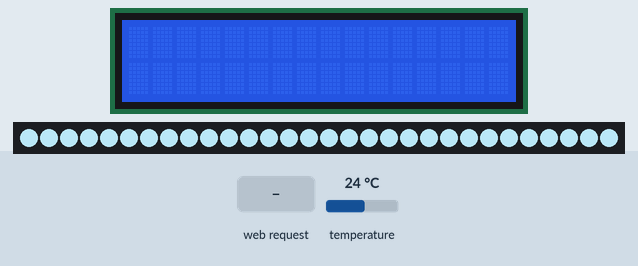
Bench run of a sketch on a simulated ESP32. Parts: 16×2 character LCD, 30 RGB LEDs in strip order, left to right. The inputs (shaded band) are chosen by the test bench; at power-on: temperature 24 °C. Dim RGB values are drawn brighter than linear; the local clock reads 2024-03-15 10:24:30 at power-on unless the sketch sets it; what the sketch prints to the serial monitor is not drawn.

Above: at 1.2 s.
1.3 s: temperature set to 25.1 °C
6.0 s: temperature set to 26.5 °C
7.8 s: HTTP request GET /config?peixe=neon received
At 10.1 s:
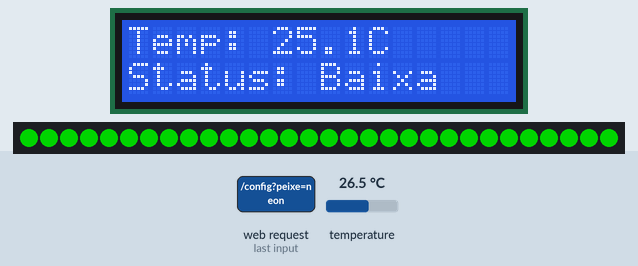
12.5 s: HTTP request GET /config?peixe=betta received
At 13.8 s:
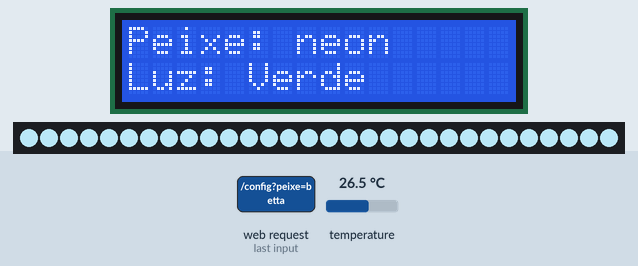
17.2 s: HTTP request GET /config?peixe=oscar received
At 18.5 s:
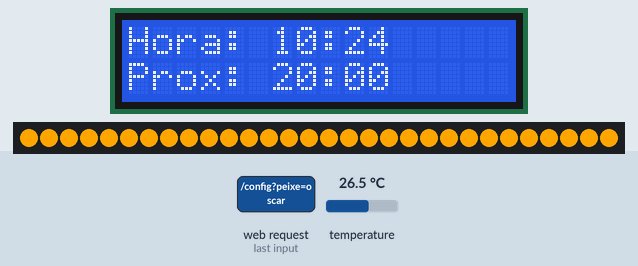
21.9 s: HTTP request GET /config?peixe=1 received
At 27.2 s:
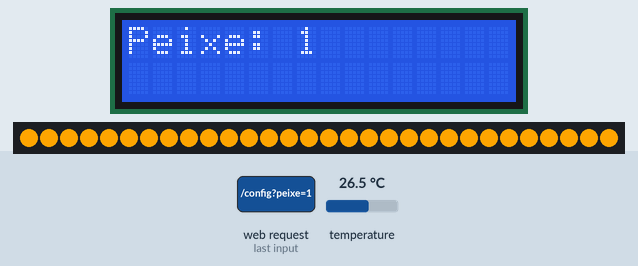
Timing chart, 0 to 27.6 s (numbered marks = the images above; inputs shaded):
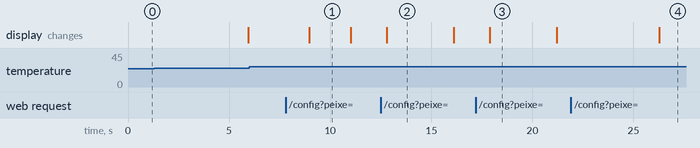

The sketch:

principal.ino
```cpp
// ============================
// PROJETO: Aquário Inteligente com ESP32
// Integrantes: Matheus Muller, Germano Lagana e Vinicius Padilha
// ============================

// Bibliotecas necessárias para cada componente
#include <WiFi.h>                   // Comunicação Wi-Fi
#include <WebServer.h>             // Criação de servidor web
#include <Wire.h>                  // Comunicação I2C
#include <RTClib.h>                // Relógio de tempo real (RTC)
#include <LiquidCrystal_I2C.h>     // Display LCD via I2C
#include <OneWire.h>               // Comunicação OneWire
#include <DallasTemperature.h>     // Sensor de temperatura DS18B20
#include <FastLED.h>               // Controle da fita de LED WS2812B
#include <Stepper.h>               // Controle do motor de passo

// ============================
// CONFIGURAÇÃO DE REDE Wi-Fi (modo AP)
// ============================
const char* ssid = "AQUARIO";
const char* senha = "aquario123";
WebServer server(80);  // Cria um servidor na porta 80

// ============================
// INSTÂNCIAS DOS COMPONENTES
// ============================
LiquidCrystal_I2C lcd(0x27, 16, 2);   // Endereço I2C 0x27, display 16x2
RTC_DS3231 rtc;                       // Relógio de tempo real DS3231

// Motor de passo 28BYJ-48 (sequência de pinos)
#define in1 25
#define in2 26
#define in3 27
#define in4 14
Stepper motor(2048, in1, in3, in2, in4);  // 2048 passos por volta

// Sensor de temperatura DS18B20
#define ONE_WIRE_BUS 32
OneWire oneWire(ONE_WIRE_BUS);
DallasTemperature sensors(&oneWire);

// Fita de LED WS2812B
#define DATA_PIN 5
#define NUM_LEDS 30
CRGB leds[NUM_LEDS];

// ============================
// VARIÁVEIS GLOBAIS
// ============================
String peixeSelecionado = "betta";
float temperaturaAtual = 0.0;
bool motorAtivadoHoje = false;
String modoIluminacao = "com_luz";

int alimentacoesDia = 2;
int horarios[3][2] = {{8, 0}, {20, 0}, {23, 0}};  // Horários de alimentação

unsigned long tempoAnterior = 0;
int telaAtual = 0;  // Tela atual exibida no LCD

// ============================
// CONFIGURAÇÃO DO PEIXE ESCOLHIDO
// ============================
void configurarPeixe(String peixe) {
  peixeSelecionado = peixe;

  // Configura cor da fita de LED e número de alimentações
  if (peixe == "betta") {
    fill_solid(leds, NUM_LEDS, CRGB::LightBlue);
    alimentacoesDia = 2;
  } else if (peixe == "neon") {
    fill_solid(leds, NUM_LEDS, CRGB::Green);
    alimentacoesDia = 2;
  } else if (peixe == "oscar") {
    fill_solid(leds, NUM_LEDS, CRGB::Orange);
    alimentacoesDia = 3;
  }
  FastLED.show();  // Atualiza a cor dos LEDs
}

// ============================
// VERIFICA SE A TEMPERATURA ESTÁ IDEAL
// ============================
bool temperaturaIdeal() {
  if (peixeSelecionado == "betta") return temperaturaAtual >= 26 && temperaturaAtual <= 28;
  if (peixeSelecionado == "neon")  return temperaturaAtual >= 22 && temperaturaAtual <= 26;
  if (peixeSelecionado == "oscar") return temperaturaAtual >= 25 && temperaturaAtual <= 27;
  return true;
}

// ============================
// RETORNA STATUS DA TEMPERATURA
// ============================
String statusTemperatura() {
  if (peixeSelecionado == "betta") {
    if (temperaturaAtual < 26) return "Baixa";
    if (temperaturaAtual > 28) return "Alta";
  } else if (peixeSelecionado == "neon") {
    if (temperaturaAtual < 22) return "Baixa";
    if (temperaturaAtual > 26) return "Alta";
  } else if (peixeSelecionado == "oscar") {
    if (temperaturaAtual < 25) return "Baixa";
    if (temperaturaAtual > 27) return "Alta";
  }
  return "OK";
}

// ============================
// CALCULA PRÓXIMA REFEIÇÃO COM BASE NA HORA ATUAL
// ============================
String proximaRefeicao(DateTime agora) {
  for (int i = 0; i < alimentacoesDia; i++) {
    if (agora.hour() < horarios[i][0] || (agora.hour() == horarios[i][0] && agora.minute() < horarios[i][1])) {
      char buffer[6];
      sprintf(buffer, "%02d:%02d", horarios[i][0], horarios[i][1]);
      return String(buffer);
    }
  }
  // Se já passou todas, retorna o primeiro horário do próximo dia
  char buffer[6];
  sprintf(buffer, "%02d:%02d", horarios[0][0], horarios[0][1]);
  return String(buffer);
}

// ============================
// ATUALIZA O DISPLAY LCD DE ACORDO COM A TELA
// ============================
void atualizarLCD(DateTime agora) {
  char linha1[17], linha2[17];
  lcd.clear();

  if (telaAtual == 0) {
    sprintf(linha1, "Hora: %02d:%02d", agora.hour(), agora.minute());
    sprintf(linha2, "Prox: %s", proximaRefeicao(agora).c_str());
  } else if (telaAtual == 1) {
    sprintf(linha1, "Temp: %.1fC", temperaturaAtual);
    sprintf(linha2, "Status: %s", statusTemperatura().c_str());
  } else {
    sprintf(linha1, "Peixe: %s", peixeSelecionado.c_str());
    if (peixeSelecionado == "betta") sprintf(linha2, "Luz: Azul Claro");
    if (peixeSelecionado == "neon")  sprintf(linha2, "Luz: Verde");
    if (peixeSelecionado == "oscar") sprintf(linha2, "Luz: Laranja");
  }

  lcd.setCursor(0, 0); lcd.print(linha1);
  lcd.setCursor(0, 1); lcd.print(linha2);
}

// ============================
// CONSTRÓI A PÁGINA WEB HTML
// ============================
void paginaWeb() {
  String html = R"rawliteral(
    <!DOCTYPE html><html><head><meta charset='utf-8'><title>Aquário Inteligente</title><style>
    body {font-family: Arial; background: #eef; max-width: 700px; margin: auto; padding: 20px;}
    h2 {color: #003366;}
    .card {background: white; padding: 10px; border-radius: 10px; margin-top: 10px; box-shadow: 0 0 6px #999;}
    </style></head><body>
    <h2>Preferências de cada peixe</h2>
    <div class='card'><b>🐠 Betta</b><br>Luz: Azul Claro<br>Temperatura: 26–28°C<br>Alimentação: 2x/dia<br><i>Betta prefere luz suave, simulando águas calmas e tropicais.</i></div>
    <div class='card'><b>🐟 Neon Tetra</b><br>Luz: Verde<br>Temperatura: 22–26°C<br>Alimentação: 2x/dia<br><i>A luz verde simula vegetação densa, ambiente natural para Neon.</i></div>
    <div class='card'><b>🐡 Oscar</b><br>Luz: Laranja<br>Temperatura: 25–27°C<br>Alimentação: 3x/dia<br><i>Oscar vive bem com luz quente, típica de águas barrentas.</i></div>
    <hr>
    <h2>Configurações</h2>
    <label>Peixe selecionado:</label><br>
    <select id='peixe'>
      <option value='betta'>Betta</option>
      <option value='neon'>Neon Tetra</option>
      <option value='oscar'>Oscar</option>
    </select><br><br>
    <label>Ambiente do aquário:</label><br>
    <select id='ambiente'>
      <option value='com_luz'>Recebe luz natural (ex: janela)</option>
      <option value='sem_luz'>Ambiente fechado (ex: quarto)</option>
    </select><br><br>
    <button onclick='enviar()'>Confirmar</button>
    <p id='resposta'></p>
    <script>
      function enviar() {
        let peixe = document.getElementById('peixe').value;
        let ambiente = document.getElementById('ambiente').value;
        fetch('/config?peixe=' + peixe + '&ambiente=' + ambiente)
          .then(r => r.text()).then(d => document.getElementById('resposta').innerText = d);
      }
    </script>
  </body></html>)rawliteral";

  server.send(200, "text/html", html);
}

// ============================
// SETUP: INICIALIZAÇÃO DOS COMPONENTES
// ============================
void setup() {
  Serial.begin(115200);

  // Cria rede Wi-Fi no modo ponto de acesso (AP)
  WiFi.softAP(ssid, senha);
  Serial.println("Rede criada!");
  Serial.println(WiFi.softAPIP());

  // Roteamento das páginas do servidor
  server.on("/", paginaWeb);
  server.on("/config", HTTP_GET, []() {
    if (server.hasArg("peixe")) configurarPeixe(server.arg("peixe"));
    if (server.hasArg("ambiente")) modoIluminacao = server.arg("ambiente");
    server.send(200, "text/plain", "Configurações atualizadas!\nPeixe: " + peixeSelecionado + "\nAmbiente: " + modoIluminacao);
  });
  server.begin();

  // Inicialização dos módulos
  Wire.begin(21, 22);    // I2C nos pinos padrão do ESP32
  rtc.begin();
  lcd.init(); lcd.backlight();
  sensors.begin();
  motor.setSpeed(10);
  FastLED.addLeds<WS2812B, DATA_PIN, GRB>(leds, NUM_LEDS);

  configurarPeixe(peixeSelecionado);
}

// ============================
// LOOP PRINCIPAL
// ============================
void loop() {
  server.handleClient();                  // Lida com requisições da página
  DateTime agora = rtc.now();            // Obtém hora atual do RTC
  sensors.requestTemperatures();         // Solicita leitura de temperatura
  temperaturaAtual = sensors.getTempCByIndex(0);  // Lê temperatura

  // Alterna telas no LCD a cada 5 segundos
  if (millis() - tempoAnterior > 5000) {
    telaAtual = (telaAtual + 1) % 3;
    tempoAnterior = millis();
    atualizarLCD(agora);
  }

  // Verifica se é hora de alimentar o peixe
  for (int i = 0; i < alimentacoesDia; i++) {
    if (agora.hour() == horarios[i][0] && agora.minute() == horarios[i][1] && agora.second() == 0 && !motorAtivadoHoje) {
      motor.step(2048 * 0.25);  // Gira 1/4 de volta
      digitalWrite(in1, LOW); digitalWrite(in2, LOW);
      digitalWrite(in3, LOW); digitalWrite(in4, LOW);
      motorAtivadoHoje = true;
    }
  }

  // Reset diário da flag do motor
  if (agora.hour() == 0 && agora.minute() == 0 && agora.second() == 0) {
    motorAtivadoHoje = false;
  }

  // Controle de iluminação conforme horário e ambiente
  if (modoIluminacao == "com_luz") {
    if (agora.hour() >= 8 && agora.hour() < 20) FastLED.show();
    else FastLED.clear();
  } else {
    FastLED.show();
  }

  delay(500);  // Pequeno delay para evitar uso excessivo da CPU
}
```

Measured:
- after the input at 6.0 s, every drawn part: stays the same
- after the input at 21.9 s, the display: changes after 4.4 s (image 4)
- what the display in image 1 shows lasts 2.0 s, from 9.0 s to 11.0 s
- what the display in image 2 shows lasts 3.3 s, from 12.8 s to 16.1 s
